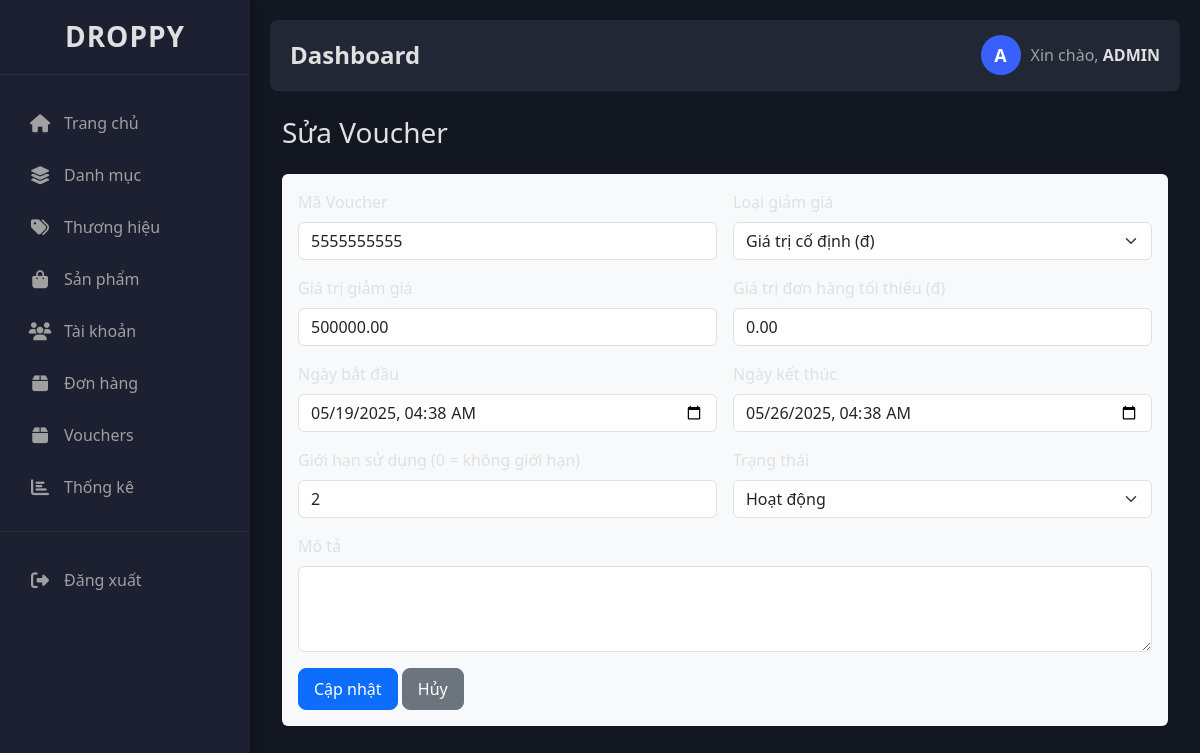
/admin/voucheredit.php?id=7 (signed in), run on the app's committed database.
### tables this page shows
CREATE TABLE `vouchers` (
  `id` int(11) NOT NULL,
  `code` varchar(50) NOT NULL,
  `discount_type` enum('percentage','fixed') NOT NULL,
  `discount_value` decimal(10,2) NOT NULL,
  `min_order_amount` decimal(10,2) DEFAULT 0.00,
  `start_date` datetime NOT NULL,
  `end_date` datetime NOT NULL,
  `usage_limit` int(11) DEFAULT 0,
  `used_count` int(11) DEFAULT 0,
  `status` enum('active','inactive') DEFAULT 'active',
  `description` text DEFAULT NULL,
  `created_at` timestamp NOT NULL DEFAULT current_timestamp()
);

### admin/dtb.php (called while the page is built, shortened)
<?php
if (!class_exists('Database')) {
    class Database {
        public $host = DB_HOST;
        public $user = DB_USER;
        public $pass = DB_PASS;
        public $dbname = DB_NAME;
        public $link;
        private function connectDB() {
            $this->link = new mysqli($this->host, $this->user, $this->pass, $this->dbname);
        }
        private function getParamTypes($params) {
            $types = '';
            foreach ($params as $param) {
                if (is_int($param)) {
                    $types .= 'i';
                } elseif (is_float($param) || is_double($param)) {
                    $types .= 'd';
                } else {
                    $types .= 's';
                }
            }
            return $types;
        }
        public function select($query, $params = []) {
            $stmt = $this->link->prepare($query);
            if (!empty($params)) {
                $types = $this->getParamTypes($params);
                $stmt->bind_param($types, ...$params);
            }
            $stmt->execute();
            $result = $stmt->get_result();
            return $result->num_rows > 0 ? $result : false;
        }
    }
}
?>

### admin/class/voucher_class.php (called while the page is built, shortened)
<?php
include_once "dtb.php";
class Voucher {
    public $db;
    public function __construct() {
        $this->db = new Database();
    }
    public function getVoucherById($id) {
        $query = "SELECT * FROM vouchers WHERE id = ?";
        $result = $this->db->select($query, [$id]);
        return $result ? $result->fetch_assoc() : null;
    }
}
?>

### admin/voucheredit.php (the view, shortened to what this page needs)
<?php
include "class/voucher_class.php";
$voucher = new Voucher();
$voucher_id = intval($_GET['id']);
$voucher_data = $voucher->getVoucherById($voucher_id);
?>
<?php include "slider.php"; ?>
<?php include "header.php"; ?>
<div class="container-fluid">
    <h3 class="mb-4">Sửa Voucher</h3>
    <form method="POST" class="bg-light p-3 rounded" onsubmit="return validateForm()">
        <div class="row g-3">
            <div class="col-md-6">
                <label class="form-label">Mã Voucher</label>
                <input type="text" name="code" class="form-control"
                       value="<?php echo htmlspecialchars($voucher_data['code']); ?>" required maxlength="50">
            </div>
            <div class="col-md-6">
                <label class="form-label">Loại giảm giá</label>
                <select name="discount_type" class="form-select" required>
                    <option value="fixed" <?php echo $voucher_data['discount_type'] == 'fixed' ? 'selected' : ''; ?>>Giá trị cố định (đ)</option>
                </select>
            </div>
            <div class="col-md-6">
                <label class="form-label">Giá trị giảm giá</label>
                <input type="number" name="discount_value" class="form-control"
                       step="0.01" min="0.01" value="<?php echo $voucher_data['discount_value']; ?>" required>
            </div>
            <div class="col-md-6">
                <label class="form-label">Giá trị đơn hàng tối thiểu (đ)</label>
                <input type="number" name="min_order_amount" class="form-control"
                       step="1000" min="0" value="<?php echo $voucher_data['min_order_amount']; ?>">
            </div>
            <div class="col-md-6">
                <label class="form-label">Ngày bắt đầu</label>
                <input type="datetime-local" name="start_date" class="form-control"
                       value="<?php echo date('Y-m-d\TH:i', strtotime($voucher_data['start_date'])); ?>" required>
            </div>
            <div class="col-md-6">
                <label class="form-label">Ngày kết thúc</label>
                <input type="datetime-local" name="end_date" class="form-control"
                       value="<?php echo date('Y-m-d\TH:i', strtotime($voucher_data['end_date'])); ?>" required>
            </div>
            <div class="col-md-6">
                <label class="form-label">Giới hạn sử dụng (0 = không giới hạn)</label>
                <input type="number" name="usage_limit" class="form-control"
                       min="0" value="<?php echo $voucher_data['usage_limit']; ?>">
            </div>
            <div class="col-md-6">
                <label class="form-label">Trạng thái</label>
                <select name="status" class="form-select" required>
                    <option value="active" <?php echo $voucher_data['status'] == 'active' ? 'selected' : ''; ?>>Hoạt động</option>
                </select>
            </div>
            <div class="col-md-12">
                <label class="form-label">Mô tả</label>
                <textarea name="description" class="form-control" rows="3"><?php echo htmlspecialchars($voucher_data['description']); ?></textarea>
            </div>
            <div class="col-12">
                <button type="submit" class="btn btn-primary">Cập nhật</button>
                <a href="voucherlist.php" class="btn btn-secondary">Hủy</a>
            </div>
        </div>
    </form>
</div>

### admin/style.css (style rules this page uses)
:root { --main-bg: #131722; --sidebar-bg: #1c2030; --card-bg: #222736; --text-primary: #e0e0e0; --text-secondary: #a0a0a0; --accent-blue: #3861fb; --accent-green: #16c784; --accent-yellow: #f7931a; --accent-red: #ea3943; --accent-purple: #8a63d2; --border-color: #2a2e39; --hover-bg: #2a2e39; --success-color: #4caf50; }
body { min-height: 100vh; background-color: var(--main-bg); color: var(--text-primary); font-family: "Segoe UI", Tahoma, Geneva, Verdana, sans-serif; margin: 0; }
.btn { border-radius: 8px; padding: 8px 15px; font-weight: 500; transition: all 0.3s; cursor: pointer; text-decoration: none; display: inline-block; text-align: center; }

### data on the page
vouchers: code "5555555555", discount_type "Giá trị cố định (đ)", discount_value "500000.00", min_order_amount "0.00", start_date "05/19/2025 04:38", end_date "05/26/2025 04:38", usage_limit "2", status "Hoạt động"
